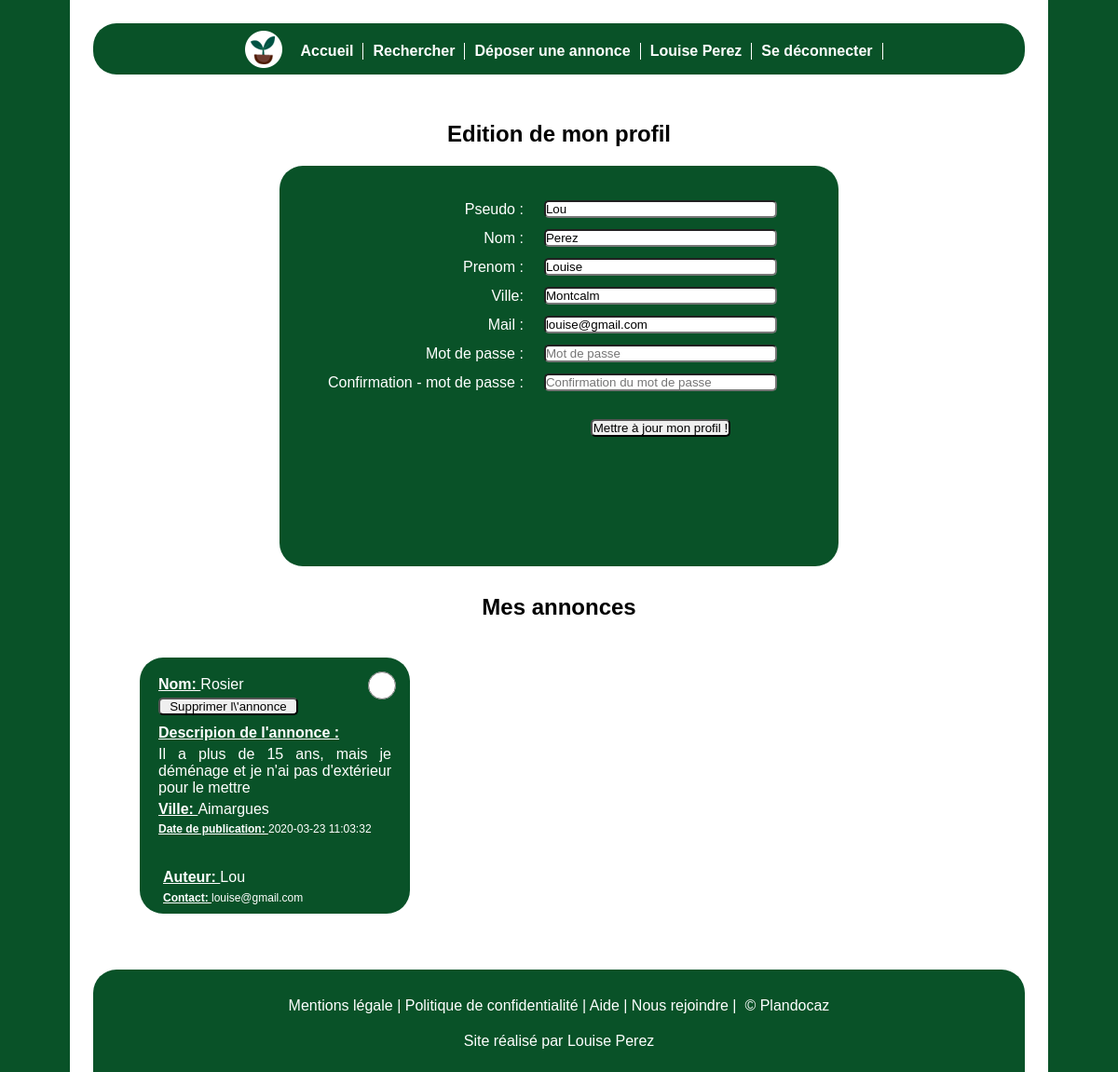
Screenshot of /profil.php (signed in) with the database file from the repository.
### tables this page shows
CREATE TABLE `membres` (
  `id` int(11) NOT NULL,
  `nom_membres` varchar(255) NOT NULL,
  `prenom_membres` varchar(255) NOT NULL,
  `pseudo_membres` varchar(255) NOT NULL,
  `mail_membres` varchar(255) NOT NULL,
  `code_postal_membres` int(11) NOT NULL,
  `ville_membres` varchar(255) NOT NULL,
  `mdp` varchar(255) NOT NULL
);

CREATE TABLE `annonces` (
  `id` int(11) NOT NULL,
  `nom_plante` varchar(255) NOT NULL,
  `description_annonce` text NOT NULL,
  `ville_annonce` varchar(255) NOT NULL,
  `date_ajout` datetime DEFAULT CURRENT_TIMESTAMP,
  `annonce_active` tinyint(1) NOT NULL,
  `id_membres` int(11) NOT NULL
);

### profil.php (the view, shortened to what this page needs)
<?php
    $bdd = new PDO('mysql:host=localhost;dbname=plantdocaz', 'root', 'root');
    if(isset($_SESSION['id'])) {
        $requser = $bdd->prepare("SELECT * FROM membres WHERE id = ?");
        $requser->execute(array($_SESSION['id']));
        $user = $requser->fetch();
?>
<html>
    <head>
    <link rel="stylesheet" href="style.css">
</head>
    <body>
    <header class="navbar">
         <ul>
            <li class="navLogo"><a href="index.php"><img src="image/icone.png"></a></li>
            <li><a href="index.php">Accueil</a></li>
            <li><a href="rechercher.php">Rechercher</a></li>
            <li><a href="deposerAnnonce.php">Déposer une annonce</a></li>
            <li><a href="profil.php">            <?php
               if ($_SESSION){
                  echo $_SESSION['prenom_membres'] . ' ' . $_SESSION['nom_membres'];
               }
               else {
                   echo 'Se connecter';
               }?>
            </a></li>
            <li><a href="deconnexion.php">   <?php
               if ($_SESSION){
                  echo 'Se déconnecter';
               }
               else {
                   echo '';
               }?></a></li>
         </ul>
     </header>
    <section class="edition_profil">
        <h2>Edition de mon profil</h2>
        <section class="encart_profil">
        <form method="POST" action="" enctype="multipart/form-data">
               <table>
                    <tr>
                        <td align="right">
                            <label>Pseudo :</label>
                        </td>
                        <td>
                            <input type="text" name="newpseudo" placeholder="Pseudo" value="<?php echo $user['pseudo_membres']; ?>" />
                        </td>
                    </tr>
                    <tr>
                        <td align="right">
                            <label>Nom :</label>
                        </td>
                        <td>
                            <input type="text" name="newnom" placeholder="Nom" value="<?php echo $user['nom_membres']; ?>" />
                        </td>
                    </tr>
                    <tr>
                        <td align="right">
                            <label>Prenom :</label>
                        </td>
                        <td>
                            <input type="text" name="newprenom" placeholder="Prenom" value="<?php echo $user['prenom_membres']; ?>" />
                        </td>
                    </tr>
                    <tr>
                        <td align="right">
                            <label>Ville:</label>
                        </td>
                        <td>
                            <input type="text" name="newville" placeholder="Ville" value="<?php echo $user['ville_membres']; ?>" />
                        </td>
                    </tr>
                    <tr>
                        <td align="right">
                            <label>Mail :</label>
                        </td>
                        <td>
                            <input type="text" name="newmail" placeholder="Mail" value="<?php echo $user['mail_membres']; ?>" />
                        </td>
                    </tr>
                    <tr>
                        <td align="right">
                            <label>Mot de passe :</label>
                        </td>
                        <td>
                            <input type="password" name="newmdp1" placeholder="Mot de passe"/>
                        </td>
                    </tr>
                    <tr>
                        <td align="right">
                            <label>Confirmation - mot de passe :</label>
                        </td>
                        <td>
                            <input type="password" name="newmdp2" placeholder="Confirmation du mot de passe" />
                        </td>
                    </tr>
                    <tr>
                        <td></td>
                        <td align="center">
                            <br />
                            <input type="submit" value="Mettre à jour mon profil !" />
                        </td>
                    </tr>
                </table>
        </form>
        </section>
    </section>
    <section id="mes_annonces">
        <h2>Mes annonces</h2>
            <section class="annonces">
                <?php
                $bdd = new PDO('mysql:host=localhost;dbname=plantdocaz', 'root', 'root');
                $reponse = $bdd->query('SELECT * FROM annonces WHERE annonce_active = 1 AND id_membres="'.$_SESSION['id'].'"');
                if($reponse->rowCount() > 0) {
                    $reponse = $bdd->query('SELECT * FROM annonces WHERE annonce_active = 1 AND id_membres="'.$_SESSION['id'].'"');
                    while ($donnees = $reponse->fetch() ) { ?>
                        <div class="encart_annonce">
                            <p><strong class="information_annonce"> Nom: </strong><?php echo htmlspecialchars($donnees['nom_plante'])?></p>
                            <form method="POST" action="" enctype="multipart/form-data">
                                <input type="radio" name="corbeille" class="corbeille" value="0"/>
                                <input type="submit" value="Supprimer l\'annonce"/>
                            </form>
                            <p><strong class="information_annonce">Descripion de l'annonce : </strong></p>
                            <p><?php echo htmlspecialchars($donnees['description_annonce']) ?></p>
                            <p><strong class="information_annonce"> Ville: </strong><?php echo htmlspecialchars($donnees['ville_annonce'])?></p>
                            <p class="publication_annonce"><strong class="information_annonce"> Date de publication: </strong>
                            <?php echo htmlspecialchars($donnees['date_ajout'])?></p>
                            <?php
                            $reponse2 = $bdd->query("SELECT pseudo_membres FROM membres INNER JOIN annonces ON membres.id = ".$donnees['id_membres']);
                            $donnees2 = $reponse2->fetch(); ?>
                            <p class="auteur_annonce"><strong class="information_annonce"> Auteur: </strong><?php echo htmlspecialchars($donnees2[0])?></p>
                            <?php
                            $reponse3 = $bdd->query("SELECT mail_membres FROM membres INNER JOIN annonces ON membres.id = ".$donnees['id_membres']);
                            $donnees3 = $reponse3->fetch(); ?>
                            <p class="contact_annonce"><strong class="information_annonce"> Contact: </strong><?php echo htmlspecialchars($donnees3[0]) ?></p>
                            <br/>
                        </div>
                    <?php
                    }
                }
                else { ?>
                    <p style="color: black;">Vous n'avez pas d'annonces en cours </p>
                <?php }
                ?>
            </section>
    </section>
    <?php include 'partie/footer.php'; ?>
    </body>
</html>
<?php
}
    else {
        header("Location: connexion.php");
    }
?>

### style.css (style rules this page uses)
* { margin: 0; padding: 0; }
html { background-color: #095228; }
body { margin-left: auto; margin-right: auto; width: 1000px ; text-align: center; background-color: white; padding: 25px; font-family: "Optima" , sans-serif; color: black; }
h2 { margin-top: 30px; }
.navbar { background-color: #095228; border-radius: 25px; height: 55px; margin-bottom: 50px; }
.navLogo { border: none; }
ul { display: flex; justify-content: center; align-items: center; padding-top: 5px; }
ul li { list-style-type: none; border-right:1px solid white ; margin-left: 10px; padding-right: 10px; color: white; font-weight: bolder; }
ul li a { color: white; text-decoration: none; }
.annonces { width: 1000px; display: flex; flex-direction: row; flex-wrap: wrap; margin-top: 30px; justify-content: start; color: white; margin-left: 40px; margin-bottom: 20px; }
.annonces p { margin-top: 5px; }
.encart_annonce { width: 250px; height: 260px; background-color: #095228; border-radius: 25px; padding-top: 15px; margin: 10px; text-align: justify; padding-left: 20px; padding-right: 20px; position: relative; }
.encart_annonce p { width: 250px; }
.information_annonce { font-weight: bold; text-decoration: underline; }
.auteur_annonce { position: absolute; bottom: 30px; right: 15px; }
.publication_annonce { font-size: 12px; }
.contact_annonce { position: absolute; bottom: 10px; right: 15px; font-size: 12px; }
label { color: white; margin-right: 20px; }
.encart_profil { height: 400px; width: 500px; background-color: #095228; border-radius: 25px; margin-top: 20px; margin-left: auto; margin-right: auto; padding-left: 50px; padding-right: 50px; padding-top: 30px; text-align: justify; }
.corbeille { position: absolute; width: 30px; height: 30px; top: 10px; right: 15px; color: white; background-color: none; border-radius: 25px; }
input[type=submit] { width: 150px; }
input, textarea, select { width : 250px; margin: 5px 0px; border-radius: 5px; -webkit-box-sizing: border-box; -moz-box-sizing: border-box; box-sizing: border-box; }

### rows the page displays
membres: newpseudo "Lou", newnom "Perez", newprenom "Louise", newville "Montcalm", newmail "louise@gmail.com"
annonces: nom_plante "Rosier", description_annonce "Il a plus de 15 ans, mais je déménage et je n'ai pas d'extérieur pour le mettre", ville_annonce "Aimargues", date_ajout "2020-03-23 11:03:32", id_membres.pseudo_membres "Lou", id_membres.mail_membres "louise@gmail.com"

### other values shown
$_SESSION['prenom_membres'] "Louise"
$_SESSION['nom_membres'] "Perez"
